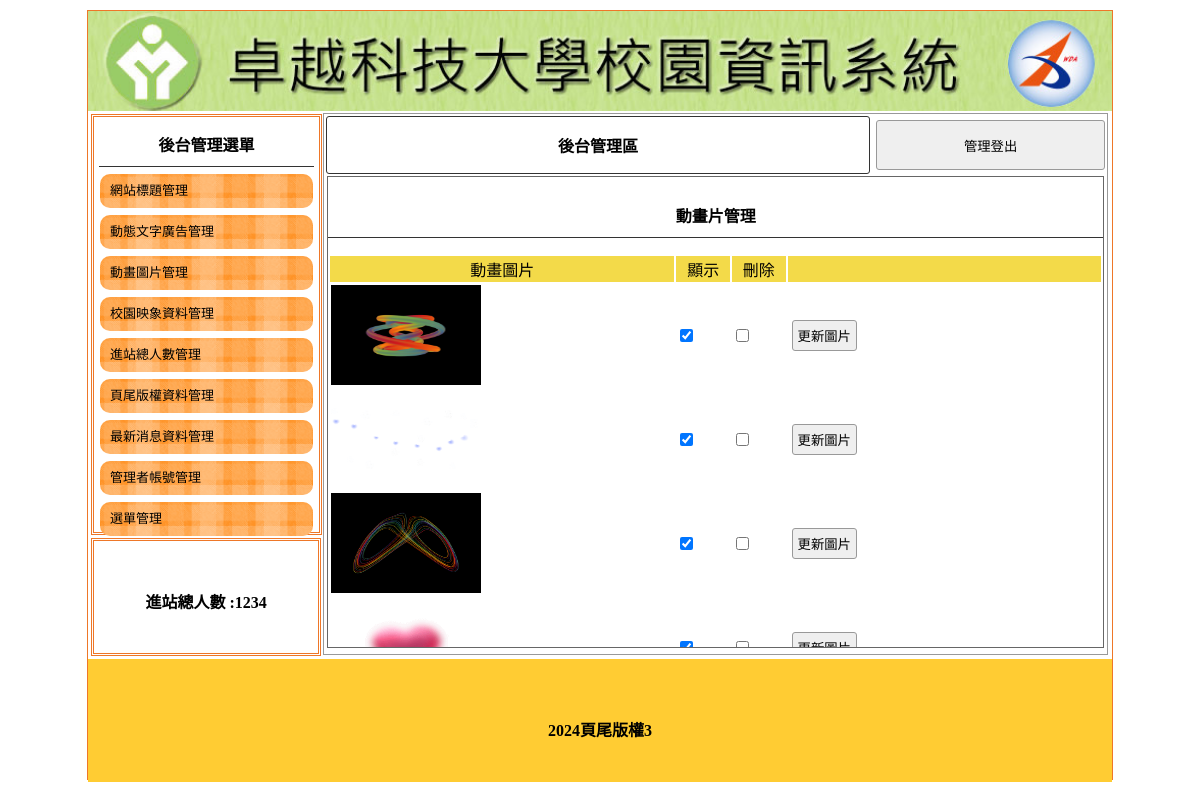
The page /back.php?do=mvim on the database its author committed.
### tables this page shows
CREATE TABLE `titles` (
  `id` int(10) UNSIGNED NOT NULL,
  `img` text NOT NULL,
  `text` text NOT NULL,
  `sh` int(1) NOT NULL DEFAULT 0
);

CREATE TABLE `total` (
  `id` int(10) UNSIGNED NOT NULL,
  `total` int(5) NOT NULL
);

CREATE TABLE `mvim` (
  `id` int(10) UNSIGNED NOT NULL,
  `img` text NOT NULL,
  `sh` int(1) NOT NULL DEFAULT 1
);

CREATE TABLE `bottom` (
  `id` int(10) UNSIGNED NOT NULL,
  `bottom` text NOT NULL
);

### api/db.php (called while the page is built, shortened)
<?php
class DB
{
    protected $dsn = "mysql:host=localhost;charset=utf8;dbname=c1-02";
    protected $pdo;
    protected $table;
    public function __construct($table)
    {
        $this->table = $table;
        $this->pdo = new PDO($this->dsn, 'root', '');
    }
    private function a2s($array)
    {
        foreach ($array as $col => $value) {
            $tmp[] = "`$col`='$value'";
        }
        return $tmp;
    }
    function find($id)
    {
        $sql = "select * from `$this->table` where ";
        if (is_array($id)) {
            $tmp = $this->a2s($id);
            $sql .= join(" && ", $tmp);
        } elseif (is_numeric($id)) {
            $sql .= "`id`='$id'";
        } else {
            echo "x type";
        }
        return $this->pdo->query($sql)->fetch(PDO::FETCH_ASSOC);
    }
    private function sql_all($sql, $array, $other)
    {
        if (isset($this->table) && !empty($this->table)) {
            if (is_array($array)) {
                if (!empty($array)) {
                    $tmp = $this->a2s($array);
                    $sql .= " where " . join(" && ", $tmp);
                }
            } else {
                $sql .= " $array ";
            }
            return $sql .= $other;
        } else {
            echo "x table";
        }
    }
    function all($where = '', $other = '')
    {
        $sql = "select * from `$this->table` ";
        $sql = $this->sql_all($sql, $where, $other);
        return $this->pdo->query($sql)->fetchAll(PDO::FETCH_ASSOC);
    }
}
$Title=new DB('titles');
$Total=new DB('total');
$Bottom=new DB('bottom');
if(isset($_GET['do'])){
    if(isset(${ucfirst($_GET['do'])})){
        $DB=${ucfirst($_GET['do'])};
    }
}else{
    $DB=$Title;
}

### back/mvim.php (the view, shortened to what this page needs)
<div style="width:99%; height:87%; margin:auto; overflow:auto; border:#666 1px solid;">
	<p class="t cent botli">動畫片管理</p>
	<form method="post" action="./api/edit.php">
		<table width="100%">
			<tr class="yel">
				<td width="45%">動畫圖片</td>
				<td width="7%">顯示</td>
				<td width="7%">刪除</td>
				<td></td>
			</tr>
			<?php
			$rows = $DB->all();
			foreach ($rows as $row) {
			?>
				<tr>
					<td><img src="./img/<?= $row['img']; ?>" style="width:150px;height:100px"></td>
					<td><input type="checkbox" name="sh[]" value="<?= $row['id']; ?>" <?= ($row['sh'] == 1) ? 'checked' : ''; ?>></td>
					<td>
						<input type="checkbox" name="del[]" value="<?= $row['id']; ?>">
					</td>
					<td><input type="button" value="更新圖片" onclick="op('#cover','#cvr','./model/upload.php?table=<?= $do; ?>&id=<?= $row['id']; ?>')"></td>
				</tr>
			<?php
			}
			?>
		</table>
	</form>
</div>

### back.php (shortened to what this page needs)
<?php include_once "./api/db.php"; ?>
<!DOCTYPE html PUBLIC "-//W3C//DTD XHTML 1.0 Transitional//EN" "http://www.w3.org/TR/xhtml1/DTD/xhtml1-transitional.dtd">
<html xmlns="http://www.w3.org/1999/xhtml">
<head>
	<link href="./css/css.css" rel="stylesheet" type="text/css">
</head>
<body>
	<div id="main">
		<a title="" href="./index.php">
			<div class="ti" style="background:url('./img/<?=$Title->find(['sh'=>1])['img'];?>'); background-size:cover;"></div>
		</a>
		<div id="ms">
			<div id="lf" style="float:left;">
				<div id="menuput" class="dbor">
					<span class="t botli">後台管理選單</span>
					<a style="color:#000; font-size:13px; text-decoration:none;" href="?do=title">
						<div class="mainmu">
							網站標題管理 </div>
					</a>
					<a style="color:#000; font-size:13px; text-decoration:none;" href="?do=ad">
						<div class="mainmu">
							動態文字廣告管理 </div>
					</a>
					<a style="color:#000; font-size:13px; text-decoration:none;" href="?do=mvim">
						<div class="mainmu">
							動畫圖片管理 </div>
					</a>
					<a style="color:#000; font-size:13px; text-decoration:none;" href="?do=image">
						<div class="mainmu">
							校園映象資料管理 </div>
					</a>
					<a style="color:#000; font-size:13px; text-decoration:none;" href="?do=total">
						<div class="mainmu">
							進站總人數管理 </div>
					</a>
					<a style="color:#000; font-size:13px; text-decoration:none;" href="?do=bottom">
						<div class="mainmu">
							頁尾版權資料管理 </div>
					</a>
					<a style="color:#000; font-size:13px; text-decoration:none;" href="?do=news">
						<div class="mainmu">
							最新消息資料管理 </div>
					</a>
					<a style="color:#000; font-size:13px; text-decoration:none;" href="?do=admin">
						<div class="mainmu">
							管理者帳號管理 </div>
					</a>
					<a style="color:#000; font-size:13px; text-decoration:none;" href="?do=menu">
						<div class="mainmu">
							選單管理 </div>
					</a>
				</div>
				<div class="dbor" style="margin:3px; width:95%; height:20%; line-height:100px;">
					<span class="t">進站總人數 :<?= $Total->find(1)['total']; ?></span>
				</div>
			</div>
			<div class="di" style="height:540px; border:#999 1px solid; width:76.5%; margin:2px 0px 0px 0px; float:left; position:relative; left:20px;">
				<table width="100%">
					<tbody>
						<tr>
							<td style="width:70%;font-weight:800; border:#333 1px solid; border-radius:3px;" class="cent"><a href="?do=admin" style="color:#000; text-decoration:none;">後台管理區</a>
							</td>
							<td><button onclick="location.href='./api/logout.php'" style="width:99%; margin-right:2px; height:50px;">管理登出</button></td>
						</tr>
					</tbody>
				</table>
				<?php
				$do = $_GET['do'] ?? 'title';
				$file = "./back/{$do}.php";
				if (file_exists($file)) {
					include $file;
				} else {
					include_once "./back/title.php";
				}
				?>
			</div>
		</div>
		<div style="width:1024px; left:0px; position:relative; background:#FC3; margin-top:4px; height:123px; display:block;">
			<span class="t" style="line-height:123px;"><?= $Bottom->find(1)['bottom']; ?></span>
		</div>
	</div>
</body>
</html>

### css/css.css (style rules this page uses)
body { padding:0px; margin:0px; }
#main { width:1024px; height:768px; margin:10px auto 10px auto; border:#EE7728 1px solid; position:relative; }
.ti { width:100%; height:100px; position:relative; background-size:cover; background-repeat:no-repeat; }
.dbor { border:#EE7728 double 3px; margin:1px; padding:2px 10px 2px 10px; }
.t { font-weight:800; display:block; text-align:center; padding:10px 1px 10px 1px; }
.botli { border-bottom:#333 1px solid; }
.mainmu { position:relative; border-radius:10px; background:url(../icon/menu.fw.png) center no-repeat; background-size:cover; line-height:30px; padding:2px 10px 2px 10px; margin:7px 1px 7px 1px; }
#lf { height:540px; width:21%; display:inline-block; }
#menuput { width:100%; height:75%; position:relative; padding:5px; display:block; margin: 3px; }
.di { display:inline-block; }
.cent { text-align:center; }
input,button { border:#999 1px solid; border-radius:3px; background:#EFEFEF; padding:5px; margin:3px; }
.yel td { background:#F3DA49; text-align:center; }

### rows shown on the page
titles: img (picture)
total: total "1234"
mvim: img (picture), sh "☑"
mvim: img (picture), sh "☑"
mvim: img (picture), sh "☑"
mvim: img (picture), sh "☑"
bottom: bottom "2024頁尾版權3"
